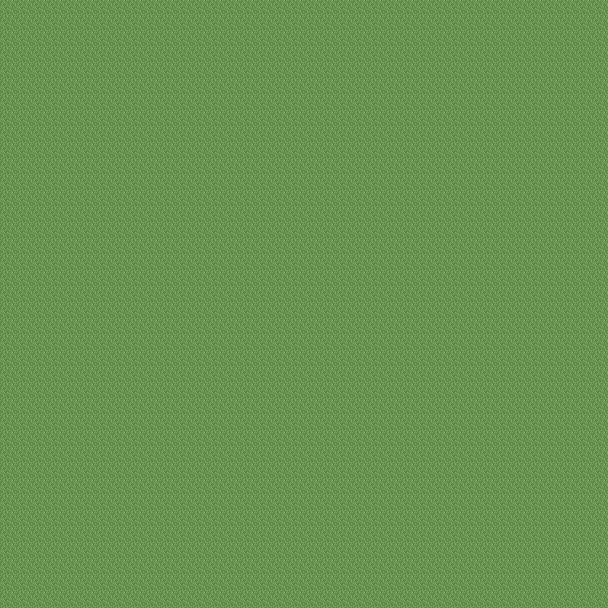

The image is a tile-based game level rendered from a .tmx file. Its description and source (layers, tilesets, objects; grid data summarised) follow:
An orthogonal 38x38 tile map with 16x16 px tiles, 1 tile layer (Tile Layer 1).

<map version="1.5" tiledversion="1.7.2" orientation="orthogonal" renderorder="right-down" width="38" height="38" tilewidth="16" tileheight="16" infinite="0" nextlayerid="2" nextobjectid="1">
 <tileset firstgid="1" name="../TilesetPreviews/Frontier" tilewidth="16" tileheight="16" tilecount="1024" columns="32">
  <image source="../TilesetPreviews/Frontier.png" trans="ffffff" width="512" height="512" />
 </tileset>
 <layer id="1" name="Tile Layer 1" width="38" height="38">
  <properties>
   <property name="Anims1" value="FrontierAnimations" />
   <property name="ChapterID" value="Ch2Ch" />
   <property name="Main" value="" />
   <property name="MapID" value="Ch2Map" />
   <property name="ObjectType" value="FrontierObj" />
   <property name="PaletteID" value="FrontierPal" />
   <property name="TileConfig" value="FrontierConf" />
  </properties>
  <data>[1444 cells, 1444 non-empty, 1 distinct tile ids]</data>
 </layer>
</map>
